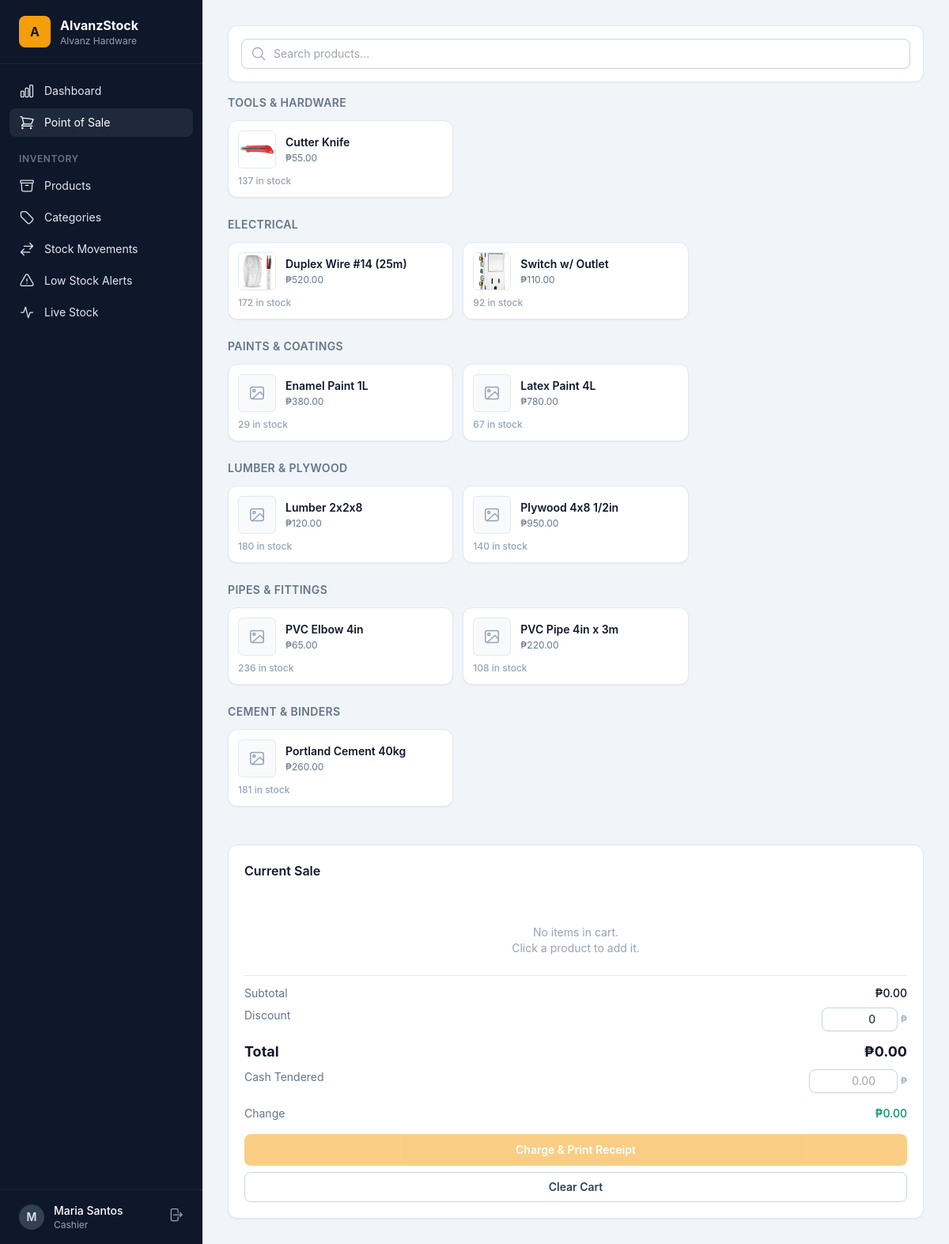
The app's page /pos/ (signed in) with its own data.
### accounts/models.py (models this page shows, shortened)
class User(AbstractUser):
    class Role(models.TextChoices):
        MANAGER = "manager", "Manager"
        CASHIER = "cashier", "Cashier"
        STAFF = "staff", "Staff"
        STOCK_VIEWER = "stock_viewer", "Stock Viewer"
    role = models.CharField(max_length=20, choices=Role.choices, default=Role.STAFF)
    @property
    def is_manager(self):
        return self.role == self.Role.MANAGER or self.is_superuser
    @property
    def is_stock_viewer(self):
        return self.role == self.Role.STOCK_VIEWER

### inventory/models.py (models this page shows, shortened)
class Product(models.Model):
    name = models.CharField(max_length=200)
    sku = models.CharField(max_length=50, unique=True)
    image = models.ImageField(upload_to="products/", blank=True)
    category = models.ForeignKey(Category, on_delete=models.SET_NULL, null=True, blank=True, related_name="products")
    unit = models.CharField(max_length=20, default="pcs")
    cost_price = models.DecimalField(max_digits=12, decimal_places=2, default=0)
    sell_price = models.DecimalField(max_digits=12, decimal_places=2, default=0)
    quantity = models.PositiveIntegerField(default=0)
    min_stock_level = models.PositiveIntegerField(default=10)
    is_active = models.BooleanField(default=True)
    created_at = models.DateTimeField(auto_now_add=True)
    updated_at = models.DateTimeField(auto_now=True)
    class Meta:
        ordering = ["name"]
    @property
    def is_low_stock(self):
        return self.quantity <= self.min_stock_level

class Category(models.Model):
    name = models.CharField(max_length=100, unique=True)
    description = models.TextField(blank=True)
    class Meta:
        verbose_name_plural = "categories"
        ordering = ["name"]

### pos/views.py (the view)
# urls.py: path("pos/", views.pos_screen, name="pos_screen"),
@login_required
def pos_screen(request):
    products = Product.objects.filter(is_active=True).order_by("name")
    categories = {}
    for p in products:
        categories.setdefault(p.category.name if p.category else "Uncategorized", []).append(p)
    context = {
        "categories": categories,
        "products": products,
        "cash_multiplier": settings.POS_CASH_MULTIPLIER,
        "low_stock_products": Product.objects.filter(is_active=True, quantity__lte=F("min_stock_level")),
    }
    return render(request, "pos/pos_screen.html", context)

### templates/pos/pos_screen.html (shortened to what this page needs)
{% extends "base.html" %}
{% block content %}
<div class="grid grid-cols-1 xl:grid-cols-3 gap-6">
  <div class="xl:col-span-2">
    <div class="card p-4 mb-4">
      <div class="relative">
        <svg class="w-5 h-5 text-slate-400 absolute left-3 top-1/2 -translate-y-1/2" fill="none" stroke="currentColor" stroke-width="1.5" viewBox="0 0 24 24"><path stroke-linecap="round" stroke-linejoin="round" d="M21 21l-5.197-5.197m0 0A7.5 7.5 0 105.196 5.196a7.5 7.5 0 0010.607 10.607z"/></svg>
        <input id="pos-search" type="text" placeholder="Search products..." class="input pl-10" autocomplete="off">
      </div>
    </div>
    {% for category, items in categories.items %}
    <div class="mb-6">
      <h2 class="text-sm font-semibold uppercase tracking-wide text-slate-500 mb-3">{{ category }}</h2>
      <div class="grid grid-cols-2 md:grid-cols-3 gap-3">
        {% for p in items %}
        <button type="button"
                class="pos-item text-left card p-3 hover:border-amber-400 hover:shadow-md transition cursor-pointer {% if p.is_low_stock %}opacity-70{% endif %}"
                data-id="{{ p.id }}" data-name="{{ p.name }}" data-price="{{ p.sell_price }}" data-stock="{{ p.quantity }}"
                data-image="{% if p.image %}{{ p.image.url }}{% endif %}"
                {% if p.quantity == 0 %}disabled{% endif %}>
          <div class="flex items-center gap-3">
            {% if p.image %}
            <img src="{{ p.image.url }}" alt="" loading="lazy" class="h-12 w-12 shrink-0 rounded-md border border-slate-200 object-cover" aria-hidden="true">
            {% else %}
            <div class="flex h-12 w-12 shrink-0 items-center justify-center rounded-md border border-slate-200 bg-slate-50 text-slate-400" aria-hidden="true">
            </div>
            {% endif %}
            <div class="min-w-0">
              <div class="text-sm font-semibold truncate">{{ p.name }}</div>
              <div class="text-xs text-slate-500 mt-0.5">₱{{ p.sell_price|floatformat:2 }}</div>
            </div>
          </div>
          <div class="mt-2 text-xs font-medium {% if p.is_low_stock %}text-red-600{% else %}text-slate-400{% endif %}">
            {% if p.quantity == 0 %}Out of stock{% else %}{{ p.quantity }} in stock{% endif %}
          </div>
        </button>
        {% endfor %}
      </div>
    </div>
    {% endfor %}
  </div>
  <div class="xl:col-span-1">
    <div class="card p-5 sticky top-4">
      <h2 class="font-semibold mb-4">Current Sale</h2>
      <div id="cart-empty" class="text-center text-slate-400 text-sm py-6">No items in cart.<br>Click a product to add it.</div>
      <div class="space-y-2 pt-3 border-t border-slate-200">
        <div class="flex justify-between text-sm"><span class="text-slate-500">Subtotal</span><span id="subtotal" class="font-medium">₱0.00</span></div>
        <div class="flex justify-between text-sm"><span class="text-slate-500">Discount</span>
          <span class="flex items-center gap-1"><input id="discount-input" type="number" min="0" step="0.01" value="0" class="w-24 text-right input !py-1 text-sm"><span class="text-xs text-slate-400">₱</span></span>
        </div>
        <div class="flex justify-between text-lg font-bold pt-1"><span>Total</span><span id="total">₱0.00</span></div>
        <div class="flex justify-between text-sm"><span class="text-slate-500">Cash Tendered</span>
          <span class="flex items-center gap-1"><input id="cash-input" type="number" min="0" step="0.01" placeholder="0.00" class="w-28 text-right input !py-1 text-sm"><span class="text-xs text-slate-400">₱</span></span>
        </div>
        <div class="flex justify-between text-sm"><span class="text-slate-500">Change</span><span id="change" class="font-medium text-emerald-600">₱0.00</span></div>
      </div>
      <button id="checkout-btn" class="btn-primary w-full mt-4 py-2.5" disabled>Charge & Print Receipt</button>
      <button id="clear-btn" class="btn-secondary w-full mt-2 text-sm">Clear Cart</button>
    </div>
  </div>
</div>
{% endblock %}

### templates/base.html (shortened to what this page needs)
{% load static %}
<!DOCTYPE html>
<html lang="en">
<head>
  <link rel="stylesheet" href="{% static 'css/output.css' %}">
</head>
<body class="bg-slate-100 text-slate-900 antialiased">
  {% if user.is_authenticated %}
  <div class="flex min-h-screen">
    <aside class="hidden lg:flex w-64 flex-col bg-slate-900 text-slate-200 fixed inset-y-0">
      <div class="flex items-center gap-3 px-6 py-5 border-b border-slate-800">
        <div class="w-10 h-10 rounded-lg bg-amber-500 flex items-center justify-center font-bold text-slate-900">A</div>
        <div>
          <div class="font-bold text-white">AlvanzStock</div>
          <div class="text-xs text-slate-400">Alvanz Hardware</div>
        </div>
      </div>
      <nav class="flex-1 px-3 py-4 space-y-1 text-sm">
        {% if user.is_stock_viewer %}
        <a href="{% url 'real_time_stock' %}" class="{% if request.resolver_match.url_name == 'real_time_stock' %}bg-slate-800 text-white{% else %}hover:bg-slate-800 hover:text-white{% endif %} flex items-center gap-3 rounded-lg px-3 py-2">
          <svg class="w-5 h-5" fill="none" stroke="currentColor" stroke-width="1.5" viewBox="0 0 24 24"><path stroke-linecap="round" stroke-linejoin="round" d="M3 12h4l3-8 4 16 3-8h4"/></svg>
          Live Stock
        </a>
        {% else %}
        <a href="{% url 'dashboard' %}" class="{% if request.resolver_match.url_name == 'dashboard' %}bg-slate-800 text-white{% else %}hover:bg-slate-800 hover:text-white{% endif %} flex items-center gap-3 rounded-lg px-3 py-2">
          Dashboard
        </a>
        <a href="{% url 'pos_screen' %}" class="{% if request.resolver_match.url_name == 'pos_screen' %}bg-slate-800 text-white{% else %}hover:bg-slate-800 hover:text-white{% endif %} flex items-center gap-3 rounded-lg px-3 py-2">
          Point of Sale
        </a>
        <div class="pt-4 pb-1 px-3 text-xs font-semibold uppercase tracking-wider text-slate-500">Inventory</div>
        <a href="{% url 'product_list' %}" class="{% if request.resolver_match.url_name == 'product_list' or request.resolver_match.url_name == 'product_detail' or request.resolver_match.url_name == 'product_create' or request.resolver_match.url_name == 'product_edit' %}bg-slate-800 text-white{% else %}hover:bg-slate-800 hover:text-white{% endif %} flex items-center gap-3 rounded-lg px-3 py-2">
          Products
        </a>
        <a href="{% url 'category_list' %}" class="{% if request.resolver_match.url_name == 'category_list' %}bg-slate-800 text-white{% else %}hover:bg-slate-800 hover:text-white{% endif %} flex items-center gap-3 rounded-lg px-3 py-2">
          Categories
        </a>
        <a href="{% url 'stock_transaction_list' %}" class="{% if request.resolver_match.url_name == 'stock_transaction_list' or request.resolver_match.url_name == 'stock_transaction_create' %}bg-slate-800 text-white{% else %}hover:bg-slate-800 hover:text-white{% endif %} flex items-center gap-3 rounded-lg px-3 py-2">
          <svg class="w-5 h-5" fill="none" stroke="currentColor" stroke-width="1.5" viewBox="0 0 24 24"><path stroke-linecap="round" stroke-linejoin="round" d="M7.5 21L3 16.5m0 0L7.5 12M3 16.5h13.5m0-13.5L21 7.5m0 0L16.5 12M21 7.5H7.5"/></svg>
          Stock Movements
        </a>
        <a href="{% url 'low_stock' %}" class="{% if request.resolver_match.url_name == 'low_stock' %}bg-slate-800 text-white{% else %}hover:bg-slate-800 hover:text-white{% endif %} flex items-center gap-3 rounded-lg px-3 py-2">
          Low Stock Alerts
        </a>
        <a href="{% url 'real_time_stock' %}" class="{% if request.resolver_match.url_name == 'real_time_stock' %}bg-slate-800 text-white{% else %}hover:bg-slate-800 hover:text-white{% endif %} flex items-center gap-3 rounded-lg px-3 py-2">
          <svg class="w-5 h-5" fill="none" stroke="currentColor" stroke-width="1.5" viewBox="0 0 24 24"><path stroke-linecap="round" stroke-linejoin="round" d="M3 12h4l3-8 4 16 3-8h4"/></svg>
          Live Stock
        </a>
        {% endif %}
      </nav>
      <div class="px-3 py-4 border-t border-slate-800">
        <div class="flex items-center gap-3 px-3">
          <div class="w-8 h-8 rounded-full bg-slate-700 flex items-center justify-center text-sm font-semibold">{{ user.get_full_name|default:user.username|first|upper }}</div>
          <div class="flex-1 min-w-0">
            <div class="text-sm font-medium text-white truncate">{{ user.get_full_name|default:user.username }}</div>
            <div class="text-xs text-slate-400 capitalize">{{ user.get_role_display }}</div>
          </div>
          <form method="post" action="{% url 'logout' %}">
            <button title="Log out" class="text-slate-400 hover:text-white">
              <svg class="w-5 h-5" fill="none" stroke="currentColor" stroke-width="1.5" viewBox="0 0 24 24"><path stroke-linecap="round" stroke-linejoin="round" d="M15.75 9V5.25A2.25 2.25 0 0013.5 3h-6a2.25 2.25 0 00-2.25 2.25v13.5A2.25 2.25 0 007.5 21h6a2.25 2.25 0 002.25-2.25V15m3 0l3-3m0 0l-3-3m3 3H9"/></svg>
            </button>
          </form>
        </div>
      </div>
    </aside>
    <div class="flex-1 lg:ml-64">
      <main class="p-4 lg:p-8">
        {% block content %}{% endblock %}
      </main>
    </div>
  </div>
  {% else %}
    {% block bare %}{% endblock %}
  {% endif %}
</body>
</html>

### records on screen
User: get_full_name|first "M", get_full_name "Maria Santos", role "Cashier"
Product: name "TOOLS & HARDWARE", image (picture), name "Cutter Knife", sell_price "55.00", quantity "137"
Product: name "ELECTRICAL", image (picture), name "Duplex Wire #14 (25m)", sell_price "520.00", quantity "172"
Product: image (picture), name "Switch w/ Outlet", sell_price "110.00", quantity "92"
Product: name "PAINTS & COATINGS", name "Enamel Paint 1L", sell_price "380.00", quantity "29"
Product: name "Latex Paint 4L", sell_price "780.00", quantity "67"
Product: name "LUMBER & PLYWOOD", name "Lumber 2x2x8", sell_price "120.00", quantity "180"
Product: name "Plywood 4x8 1/2in", sell_price "950.00", quantity "140"
Product: name "PIPES & FITTINGS", name "PVC Elbow 4in", sell_price "65.00", quantity "236"
Product: name "PVC Pipe 4in x 3m", sell_price "220.00", quantity "108"
Product: name "CEMENT & BINDERS", name "Portland Cement 40kg", sell_price "260.00", quantity "181"
